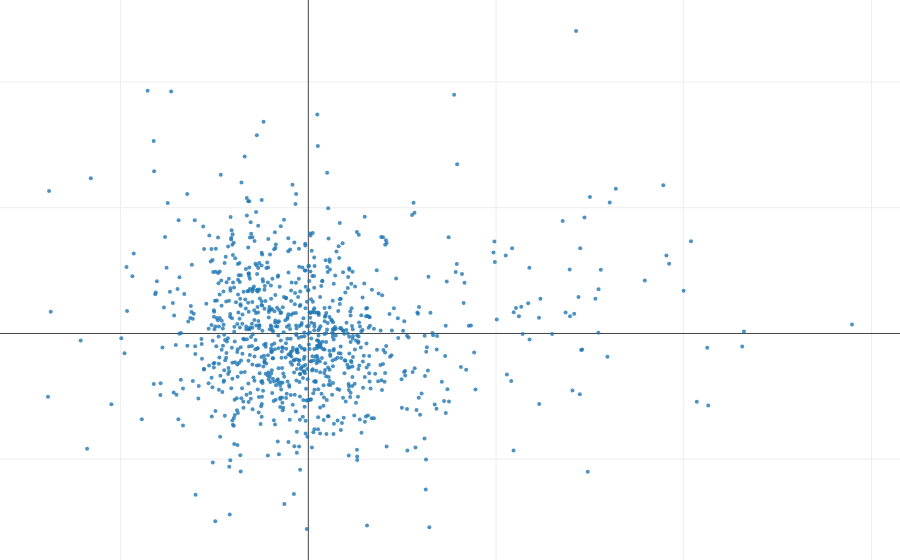

The cell this chart's notebook holds for it:
### Code cell
#### Let's plot the first 3 coordinates nonetheless.
####
fig_data= [go.Scatter(
        x = features[:,0],
        y = features[:,1],
        mode= "markers",
        text= [str(x) for x in range(features.shape[0])],
        marker= {
        'line': {'width': 0},
        'size': 4,
        'symbol': 'circle',
      "opacity": .8
      }
    )]


layout = go.Layout(
    margin=dict(
        l=0,
        r=0,
        b=0,
        t=0
    )
)

fig = go.Figure(data=fig_data, layout=layout)
iplot(fig)

### Figure 1 — Plotly figure (JSON) as saved in the notebook; plotly's stock layout.template omitted (floating-point values rounded to 4 significant figures; data arrays with more than 128 entries replaced by an {"elided": "..."} marker saying what was removed)
{"data": [{"marker": {"line": {"width": 0}, "opacity": 0.8, "size": 4, "symbol": "circle"}, "mode": "markers", "text": {"elided": "1000 str values"}, "type": "scatter", "uid": "f0a0ac4e-eee9-44d1-b338-25a8f0f634cf", "x": {"elided": "1000 float values"}, "y": {"elided": "1000 float values"}}], "layout": {"margin": {"b": 0, "l": 0, "r": 0, "t": 0}}}
